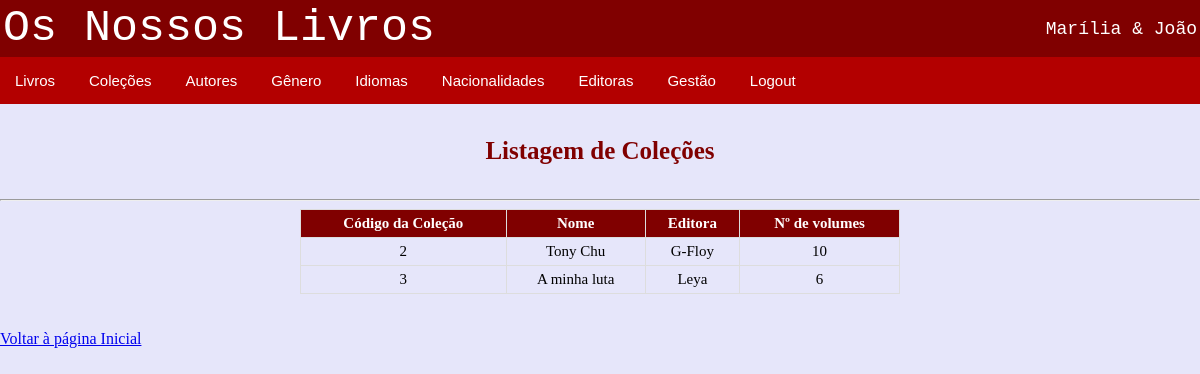
Page /livraria/lista_colecoes.php (signed in) on the committed database.
### tables this page shows
CREATE TABLE `colecoes` (
  `id_colecao` int NOT NULL,
  `nome` varchar(100) NOT NULL,
  `id_editora` int NOT NULL,
  `n_volumes` int DEFAULT NULL
);

CREATE TABLE `editoras` (
  `id_editora` int NOT NULL,
  `editora` varchar(50) NOT NULL
);

### livraria/bd_classe_local.php (called while the page is built, shortened)
<?php
class acesso{
    var $servidor= "localhost";
    var $utilizador ="root";
    var $password="12345678";
    var $basedados="bdlivros";
    function ligar(){
        $this->ligacao=mysqli_connect($this->servidor, $this->utilizador, $this->password, $this->basedados);
    }
}
?>

### livraria/lista_colecoes.php (the view, shortened to what this page needs)
<?php
$acesso=new acesso();
$acesso->ligar();
$tabela=mysqli_query($acesso->ligacao,
    "select c.id_colecao,  c.nome, e.editora, c.n_volumes
    from colecoes c, editoras e
    where c.id_editora = e.id_editora and
        id_colecao !=1");
?>
<!DOCTYPE html>
<html lang="en">
<head>
    <link rel="stylesheet" href="estilos.css">
</head>
<body>
<?php include 'menu.php';?>
    <h4>Listagem de Coleções</h4>
    <hr>
    <table id="listatab">
        <tr>
            <th>Código da Coleção</th>
            <th>Nome</th>
            <th>Editora</th>
            <th>Nº de volumes</th>
        </tr>
        <?php
           while ($registo=mysqli_fetch_array($tabela))
           {
               ?>
               <tr>
                   <td><?php echo $registo['id_colecao'];?></td>
                   <td><?php echo $registo['nome'];?></td>
                   <td><?php echo $registo['editora'];?></td>
                   <td><?php echo $registo['n_volumes'];?></td>
                   </tr>
        <?php
           }
        ?>
    </table>
    <br><br><a href="index1.php">Voltar à página Inicial</a></h2>
</body>
</html>

### livraria/CSS/estilos.css (style rules this page uses)
body { margin: 0px; background-color: #E6E6FA; }
.button:hover, .button2:hover, { background-color: #ffe6e6; color: black; }
#listatab { width: 600px; font-size: 15px; margin: auto; align: center; text-align: left; color: black; border-collapse: collapse; }
#listatab td, #listatab th { border: 1px solid #ddd; padding: 5px; text-align: center; }
#listatab th { background-color: #800000; color: white; }
h4 { text-align: center; font-size: 25px; color: #800000; }

### livraria/menu.php (style rules this page uses)
body { margin: 0px; }

### rows in the picture
colecoes: id_colecao "2", nome "Tony Chu", id_editora.editora "G-Floy", n_volumes "10"
colecoes: id_colecao "3", nome "A minha luta", id_editora.editora "Leya", n_volumes "6"
